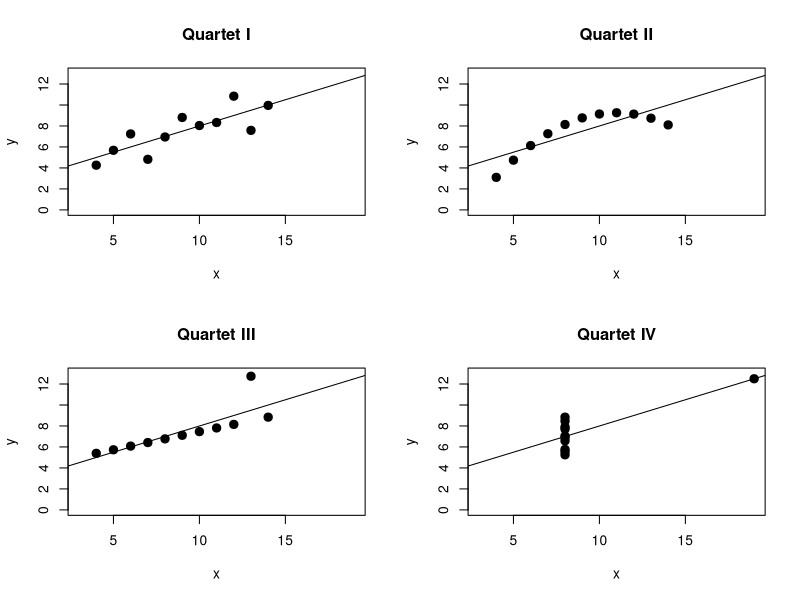
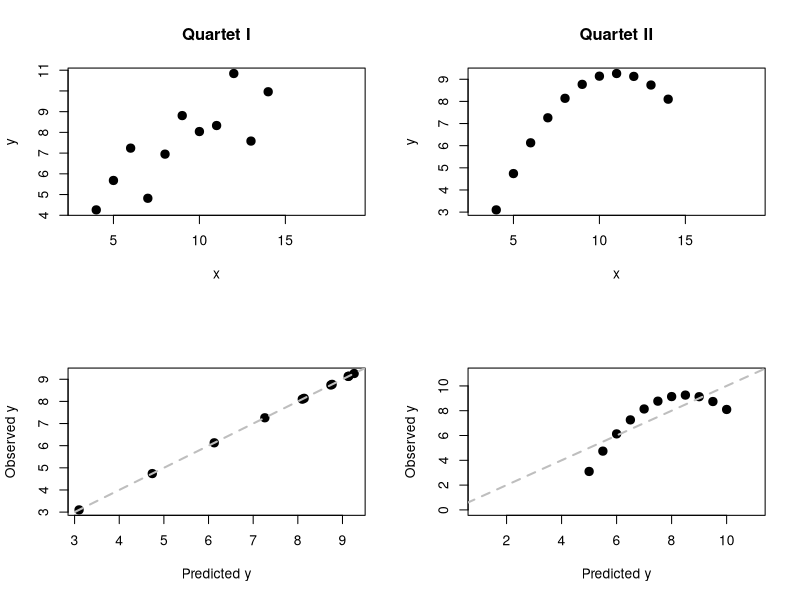
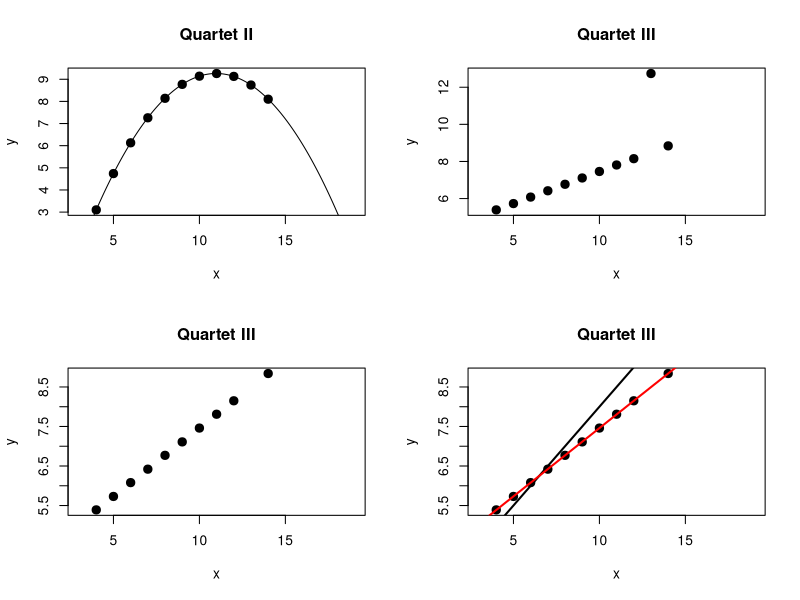
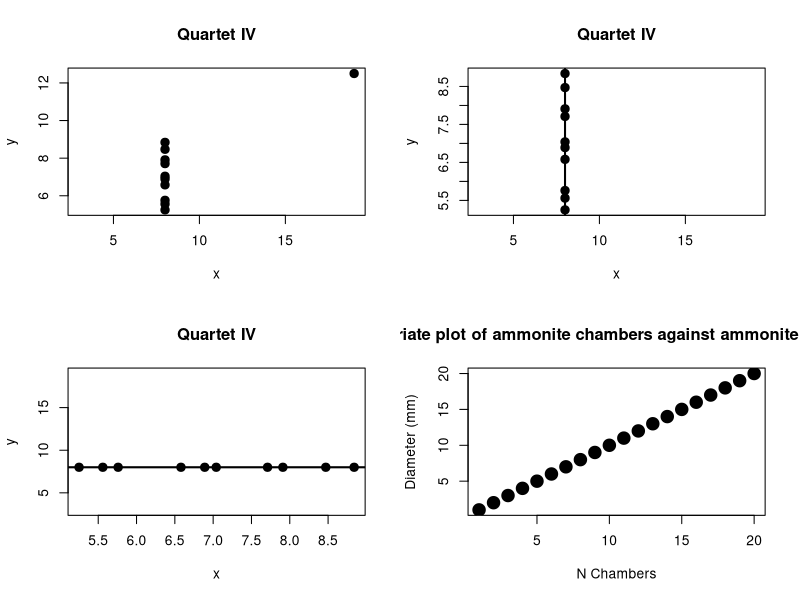
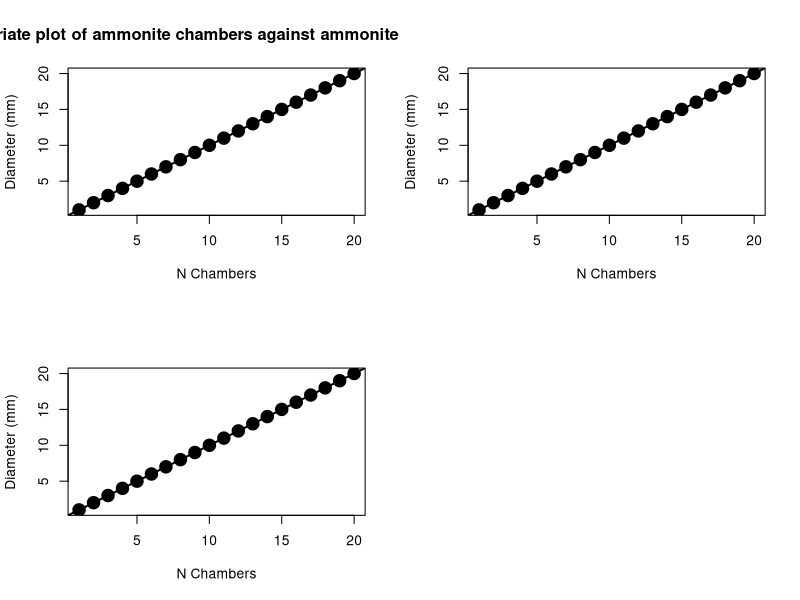
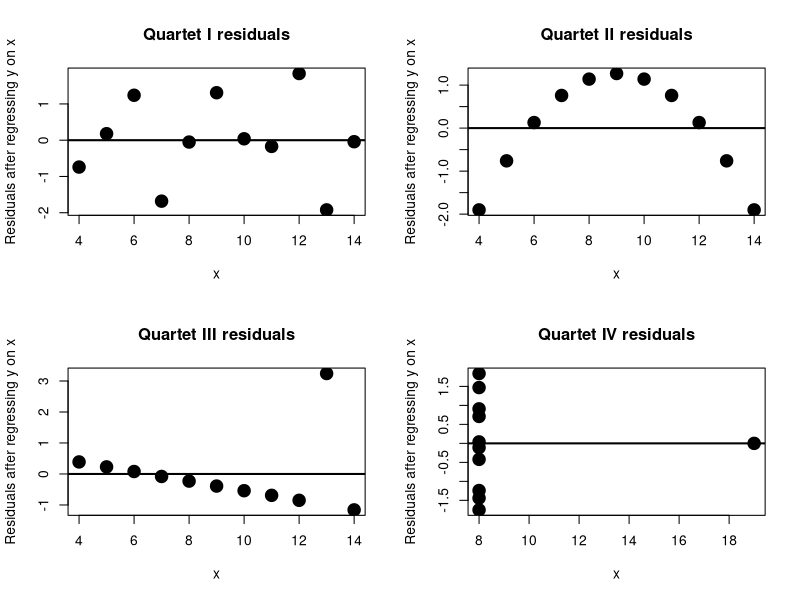
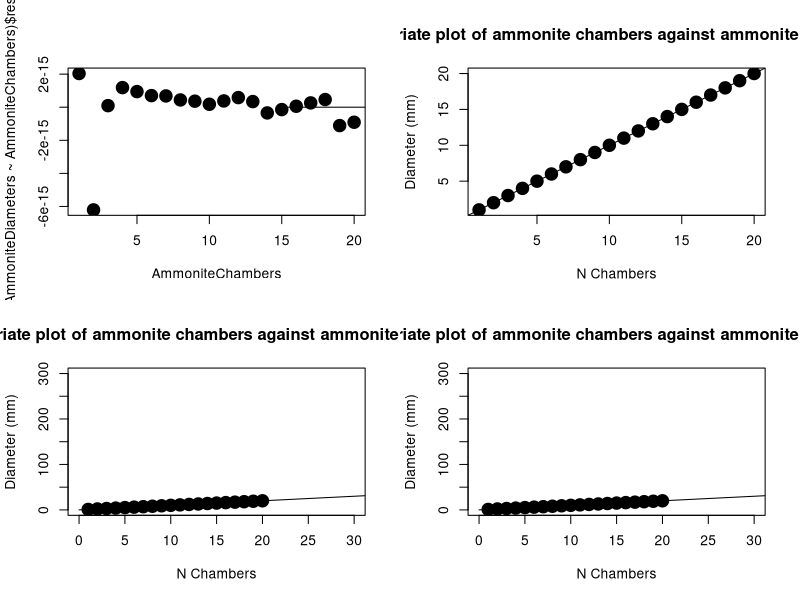
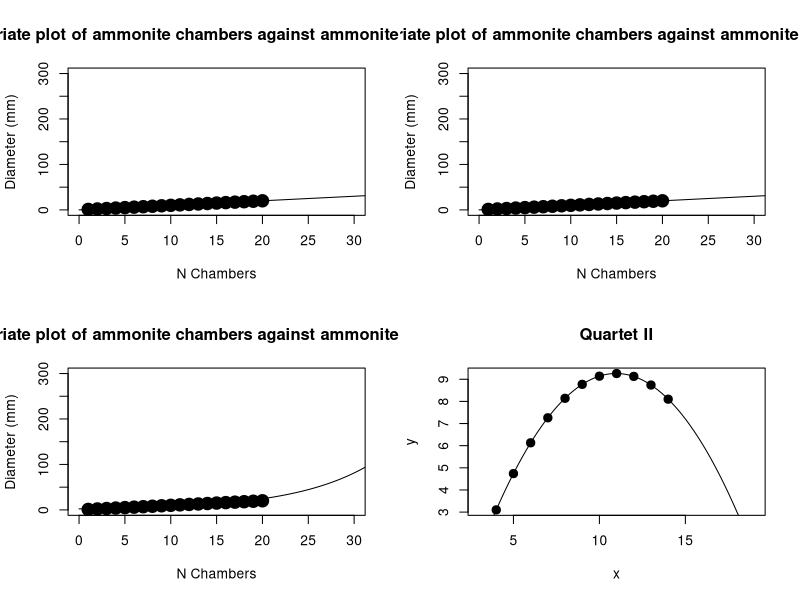

The R source for these figures, in order:
################################################################################
#                                                                              #
#                       PRACTICAL IV - BIVARIATE STATISTICS                    #
#                                                                              #
################################################################################

################################################################################
#                                                                              #
#                               TODAY's AIMS                                   #
#                                                                              #
# - LEARN TO DIAGNOSE APPROPRIATE AND INAPPROPRIATE APPROACHES TO BIVARIATE    #
#   DATA ANALYSIS USING ANSCOMBE"S QUARTET                                     #
# - APPLY BIVARIATE ANALYSIS TO YOUR OWN AMMONITE QUADRAT                      #
# - LEARN HOW TO USE REGRESSION AND CORRELATION TO MAKE DETERMINATIONS ABOUT   #
#   THE RELATIONSHIP BETWEEN TWO VARIABLES                                     #
#                                                                              #
################################################################################

# Before we start begin by setting your working directory as we did in
# Practicals 1-3. This is (still) a useful habit to get into!

# We will start today's practical by looking at the data from Anscombe's quartet
# that we encountered in lecture. Anscombe's paper was essentially making the
# same point as our two Lesson's: 1) Always plot your data, and 2) Don't rely
# on summary statistics (mean, sd, r etc.) to do the job of thinking about the
# data for you. First we will enter the data into R with separate x and y
# variables for each quartet (I-IV):
x1 <- c(10, 8, 13, 9, 11, 14, 6, 4, 12, 7, 5)
y1 <- c(8.04, 6.95, 7.58, 8.81, 8.33, 9.96, 7.24, 4.26, 10.84, 4.82, 5.68)
x2 <- c(10, 8, 13, 9, 11, 14, 6, 4, 12, 7, 5)
y2 <- c(9.14, 8.14, 8.74, 8.77, 9.26, 8.1, 6.13, 3.1, 9.13, 7.26, 4.74)
x3 <- c(10, 8, 13, 9, 11, 14, 6, 4, 12, 7, 5)
y3 <- c(7.46, 6.77, 12.74, 7.11, 7.81, 8.84, 6.08, 5.39, 8.15, 6.42, 5.73)
x4 <- c(8, 8, 8, 8, 8, 8, 8, 19, 8, 8, 8)
y4 <- c(6.58, 5.76, 7.71, 8.84, 8.47, 7.04, 5.25, 12.5, 5.56, 7.91, 6.89)

# We can combine these into a matrix with:
AnscombeQuartet <- cbind(x1, y1, x2, y2, x3, y3, x4, y4)

# Here we are using the cbind function which works like c, except it combines
# vectors of numbers together as columns in a matrix. You can also do this as
# rows with rbind. We should find our data now form a single table:
AnscombeQuartet

# NB: We were only able to combine the data in this way as each quartet is made
# up of exactly 11 values. If they were different lengths a list would be more
# appropriate (see the geologist, basketball player, and jockey heights example
# in the last practical). For now just visually confirm that each pair of x and
# y is unique, i.e., the data are different. (You should see x1 and x2 are
# identical, but as y1 and y2 are not the collective bivariate relationship
# should be different.) Before we plot our data we can perform some summary
# statistics on the data, first we will look at the mean of each set of
# x-values:
apply(AnscombeQuartet, 2, mean)[c("x1", "x2", "x3", "x4")]

# We should see they are all exactly 9. What about the y-values:
apply(AnscombeQuartet, 2, mean)[c("y1", "y2", "y3", "y4")]

# This time they are not exactly equal, but to two decimal places they are all
# 7.50. Certainly these are not large differences. Now we can do the same thing
# with the standard deviation of x-values:
apply(AnscombeQuartet, 2, sd)[c("x1", "x2", "x3", "x4")]

# You should see again they are identical (3.316625), even at six decimal
# places. What about our y-values:
apply(AnscombeQuartet, 2, sd)[c("y1", "y2", "y3", "y4")]

# Again they are not perfectly the same, but at two decimal places they are all
# 2.03. Now we can consider the bivariate relationships by first performing
# least squares linear regression (as we did in lecture with our ammonite
# sample). First our slopes::
lm(AnscombeQuartet[, "y1"] ~ AnscombeQuartet[, "x1"])$coefficients[2]
lm(AnscombeQuartet[, "y2"] ~ AnscombeQuartet[, "x2"])$coefficients[2]
lm(AnscombeQuartet[, "y3"] ~ AnscombeQuartet[, "x3"])$coefficients[2]
lm(AnscombeQuartet[, "y4"] ~ AnscombeQuartet[, "x4"])$coefficients[2]

# Note that they are not exactly identical, but at one decimal place they are
# all 0.5 (i.e., a positive relationship between x and y). And now our
# intercepts:
lm(AnscombeQuartet[, "y1"] ~ AnscombeQuartet[, "x1"])$coefficients[1]
lm(AnscombeQuartet[, "y2"] ~ AnscombeQuartet[, "x2"])$coefficients[1]
lm(AnscombeQuartet[, "y3"] ~ AnscombeQuartet[, "x3"])$coefficients[1]
lm(AnscombeQuartet[, "y4"] ~ AnscombeQuartet[, "x4"])$coefficients[1]

# Again they are not identical, but they are very close and at two decimal
# places they are indistinguishable. Next up we can perform a correlation, and
# get estimates for our Pearson's correlation coefficient, r:
cor.test(x = AnscombeQuartet[, "x1"], y = AnscombeQuartet[, "y1"])$estimate
cor.test(x = AnscombeQuartet[, "x2"], y = AnscombeQuartet[, "y2"])$estimate
cor.test(x = AnscombeQuartet[, "x3"], y = AnscombeQuartet[, "y3"])$estimate
cor.test(x = AnscombeQuartet[, "x4"], y = AnscombeQuartet[, "y4"])$estimate

# Again, we can see non-identical, but very similar values. This time
# indistinguishable at two decimal places. Note they also show a strong
# positive relationship between x and y. We can also get the probability that
# the true value for r is zero:
cor.test(x = AnscombeQuartet[, "x1"], y = AnscombeQuartet[, "y1"])$p.value
cor.test(x = AnscombeQuartet[, "x2"], y = AnscombeQuartet[, "y2"])$p.value
cor.test(x = AnscombeQuartet[, "x3"], y = AnscombeQuartet[, "y3"])$p.value
cor.test(x = AnscombeQuartet[, "x4"], y = AnscombeQuartet[, "y4"])$p.value

# These all show a low probability that the true r is zero and hence without
# further checks we might assume that x and y are always strongly positively
# correlated, here with p values being identical down to four decimal places
# (0.0022). But the whole point of Anscombe's paper is that we should not rely
# on these summary values alone, but initially plot the data as a check on our
# assumptions. We can plot all four quartets with:
par(mfrow = c(2, 2))
plot(x = x1, y = y1, xlim = c(3, 19), xlab = "x", ylab = "y", pch = 20, cex = 2,
  main = "Quartet I", ylim = c(0, 13))
lines(x = c(0, 25), y = c((0 * lm(AnscombeQuartet[, "y1"] ~
  AnscombeQuartet[, "x1"])$coefficients[2]) + lm(AnscombeQuartet[, "y1"] ~
  AnscombeQuartet[, "x1"])$coefficients[1], (25 * lm(AnscombeQuartet[, "y1"] ~
  AnscombeQuartet[, "x1"])$coefficients[2]) + lm(AnscombeQuartet[, "y1"] ~
  AnscombeQuartet[, "x1"])$coefficients[1]))
plot(x = x2, y = y2, xlim = c(3, 19), xlab = "x", ylab = "y", pch = 20, cex = 2,
  main = "Quartet II", ylim = c(0, 13))
lines(x = c(0, 25), y = c((0 * lm(AnscombeQuartet[, "y2"] ~
  AnscombeQuartet[, "x2"])$coefficients[2]) + lm(AnscombeQuartet[, "y2"] ~
  AnscombeQuartet[, "x2"])$coefficients[1], (25 * lm(AnscombeQuartet[, "y2"] ~
  AnscombeQuartet[, "x2"])$coefficients[2]) + lm(AnscombeQuartet[, "y2"] ~
  AnscombeQuartet[, "x2"])$coefficients[1]))
plot(x = x3, y = y3, xlim = c(3, 19), xlab = "x", ylab = "y", pch = 20, cex = 2,
  main = "Quartet III", ylim = c(0, 13))
lines(x = c(0, 25), y = c((0 * lm(AnscombeQuartet[, "y3"] ~
  AnscombeQuartet[, "x3"])$coefficients[2]) + lm(AnscombeQuartet[, "y3"] ~
  AnscombeQuartet[, "x3"])$coefficients[1], (25 * lm(AnscombeQuartet[, "y3"] ~
  AnscombeQuartet[, "x3"])$coefficients[2]) + lm(AnscombeQuartet[, "y3"] ~
  AnscombeQuartet[, "x3"])$coefficients[1]))
plot(x = x4, y = y4, xlim = c(3, 19), xlab = "x", ylab = "y", pch = 20, cex = 2,
  main = "Quartet IV", ylim = c(0, 13))
lines(x = c(0, 25), y = c((0 * lm(AnscombeQuartet[, "y4"] ~
  AnscombeQuartet[, "x4"])$coefficients[2]) + lm(AnscombeQuartet[, "y4"] ~
  AnscombeQuartet[, "x4"])$coefficients[1], (25 * lm(AnscombeQuartet[, "y4"] ~
  AnscombeQuartet[, "x4"])$coefficients[2]) + lm(AnscombeQuartet[, "y4"] ~
  AnscombeQuartet[, "x4"])$coefficients[1]))

# You should now be able to see that each data set is telling us a very
# different story, and that none of our summary statistics were able to reveal
# this - only plotting the data and using our eyes and brains does. We can go
# through the data sets one-by-one to try and make determinations of how they
# should each be dealt with. Let's start with the first one:
plot(x = x1, y = y1, xlim = c(3, 19), xlab = "x", ylab = "y", pch = 20,
  cex = 2, main = "Quartet I")

# This is what a lot of real data will look like and actually meets most of the
# assumptions we are making when we perform linear regression and correlation.
# You should see a clear relationship of a rise in y as x increases, but this
# is not a pure relationship (i.e., the points do not all fall on a perfectly
# straight line). This can indicate some degree of error in the measurements
# or that there are other contributing factors that explain changes in y than
# just x, or both. In this case we don't have to make any real changes and can
# treat our regression and correlation values as meaningful. I.e., there is a
# strong positive linear relationship between x and y. (We might worry that our
# data, x and y, are not normally distributed, but as we saw with univariate
# data this can be hard to determine when our sample size is small (here it is
# just 11). Tests that assume data are normally distributed are termed
# PARAMETRIC, and many will have some NON-PARAMETRIC alternative that "relaxes"
# this assumption. If we are really concerned about this here, we could use a
# non-parametric alternative to Pearson's r, termed Spearman's rho. It can be
# accessed through the same cor.test function (by adding a method option) and
# instead treats the data as ranked (i.e., like Moh's hardness scale the test
# only cares about the relative order of the data). Rho falls on the same kind
# of -1 to 1 scale as r and so values can be interpreted the same way:
cor.test(x = AnscombeQuartet[, "x1"], y = AnscombeQuartet[, "y1"],
  method = "spearman")$estimate
cor.test(x = AnscombeQuartet[, "x1"], y = AnscombeQuartet[, "y1"],
  method = "spearman")$p.value

# We still see a high (>0.8) value for our correlation coefficient (this time
# rho instead of r), again indicating a strong positive relationship. We also
# still see a low probability that the true value for rho is zero. This
# combined with our visual inspection that the relationship between x and y is
# linear should mean we are happy with our initial conclusion that x has a
# strong positive linear effect on y. Now let's look at quartet II:
plot(x = x2, y = y2, xlim = c(3, 19), xlab = "x", ylab = "y", pch = 20, cex = 2,
  main = "Quartet II")

# This time we should see a clear non-linear relationship between x and y. This
# means we should immediately abandon the idea we can perform either a linear
# regression or a correlation on this data as the values we get will be
# misleading. Furthermore, there is no simple replacement for correlation when
# the relationship is non-linear. We can, however, look at non-linear forms of
# regression. Specifically, we could fit a second-order polynomial to the data.
# In other words, we will make estimates for two "slopes" (a and b)
# and an intercept with the equation y = ax^2 + bx + c. We can do this by
# adding an extra option to the lm (linear model) function called "poly":
lm(AnscombeQuartet[, "y2"] ~ poly(AnscombeQuartet[, "x2"], 2))$coefficients

# These results reflect estimated values for c, b, and a, respectively. We can
# also use another function called predict to predict our observed values for y
# based on our sampled value of x with:
predict(lm(AnscombeQuartet[, "y2"] ~ poly(AnscombeQuartet[, "x2"], 2)))

# Compare these with the actual values:
AnscombeQuartet[, "y2"]

# You should see they are pretty close; we can make a different bivariate plot to
# show this:
plot(x = predict(lm(AnscombeQuartet[, "y2"] ~ poly(AnscombeQuartet[, "x2"], 2))),
  y = AnscombeQuartet[, "y2"], pch = 20, xlab = "Predicted y",
  ylab = "Observed y", cex = 2)
lines(x = c(0, 25), y = c(0, 25), lty = 2, lwd = 2, col = "Grey")

# You should see they all fall nicely on the grey dashed line which represents
# the 1:1 relationship - i.e., the line of perfect agreement. In other words
# our new curvilinear regression is doing a much better job of summarising the
# relationship between x and y than our linear regression did:
plot(x = predict(lm(AnscombeQuartet[, "y2"] ~ AnscombeQuartet[, "x2"])),
  y = AnscombeQuartet[, "y2"], pch = 20, xlab = "Predicted y",
  ylab = "Observed y", cex = 2, xlim =c(1, 11), ylim = c(0, 11))
lines(x = c(0, 25), y = c(0, 25), lty = 2, lwd = 2, col = "Grey")

# We can further visually confirm this by getting the coefficients (i.e., the
# values of a, b, and c) for our polynomial with:
PolyCoefficients <- lm(AnscombeQuartet[, "y2"] ~ poly(AnscombeQuartet[, "x2"],
  2, raw = TRUE))$coefficients

# Then set up a range of x values (here from 0 to 25), using a large number
# (1000) so that plotting them will look like a smooth curve:
xs <- seq(from = 0, to = 25, length.out = 1000)

# Now we can predict y-values for every value of x from the above (i.e., we are
# going to both interpolate and extrapolate):
y_pred <- ((xs^2) * PolyCoefficients[3]) + (xs * PolyCoefficients[2]) +
  PolyCoefficients[1]

# And finally we can plot the data and then the regression:
plot(x = x2, y = y2, xlim = c(3, 19), xlab = "x", ylab = "y", pch = 20, cex = 2,
  main = "Quartet II")
points(xs, y_pred, type = "l")

# You should see both a curvilinear line and a good fit between that line and
# the data. This is a more realistic model for the relationship between x and
# y, and shows us that there is not a clear linear response of y increasing
# (or decreasing) as we increase x. Instead it depends where we are along x as
# to how y will respond. This is thus more complex to interpret than our linear
# data, but for now you only need to know: 1) Not to fit a linear regression to
# data that are clearly non-linear and 2) More complex regressions are
# possible in R, for example using polynomials as we did here. Now let's
# move on to Quartet III:
plot(x = x3, y = y3, xlim = c(3, 19), xlab = "x", ylab = "y", pch = 20, cex = 2,
  main = "Quartet III")

# This is a clear outlier problem, with one apparently "rogue" value dragging
# the linear regression away from what would otherwise be a line that
# intersected every data point. As we have already encountered in Lecture if
# this were our own data we would want to double check the rogue value: was it
# measured badly? Was there a typo? Can we repeat the measurement to see if we
# get the same value again? For now, we will assume this is a bad value and
# remove it from the data. As it is the third value we can do this by subsetting
# our variable with a negative:
x3[-3]
y3[-3]

# This gives us the data without a specific value, i.e., the inverse of how we
# normally subset the data by asking for the values we do want to be returned.
# (Remember that this kind of trick can really help us in calculating
# probabilities too!) We can plot this to confirm the outlier is not included:
plot(x = x3[-3], y = y3[-3], xlim = c(3, 19), xlab = "x", ylab = "y", pch = 20,
  cex = 2, main = "Quartet III")

# You should now just see a "gap" where the outlier previously fitted in the
# sequence of values. We can now redo our linear regression without this value
# too:
lm(y3[-3] ~ x3[-3])$coefficients

# These are our intercept and slope. Remember the values we got with the
# outlier included:
lm(y3 ~ x3)$coefficients

# I.e., both our slope and intercept have changed considerably by removing the
# outlier. We can visually confirm this by plotting the two regression lines:
plot(x = x3[-3], y = y3[-3], xlim = c(3, 19), xlab = "x", ylab = "y", pch = 20,
  cex = 2, main = "Quartet III")
lines(x = c(0, 22), y = c(lm(y3 ~ x3)$coefficients[1],
  (22 * lm(y3 ~ x3)$coefficients[2]) + lm(y3 ~ x3)$coefficients[1]), lwd = 2)
lines(x = c(0, 22), y = c(lm(y3[-3] ~ x3[-3])$coefficients[1],
  (22 * lm(y3[-3] ~ x3[-3])$coefficients[2]) +
  lm(y3[-3] ~ x3[-3])$coefficients[1]), col = "Red", lwd = 2)

# Here our previous regression line is in black and our new one is in red. You
# should see that by excluding the outlier we are able to produce a line that
# is a much better fit to the remaining data and hence likely does a much
# better job of describing the relationship between x and y. Imagine we were
# fitting this line to make a prediction of what y would be when x was 100.
# Which line would do the better job? We can also revisit our correlation, as
# we are happy that x and y share a linear relationship. Previously we found a
# estimate for r of:
cor.test(x = x3, y = y3)$estimate

# And a probability that the true value of r was zero of:
cor.test(x = x3, y = y3)$p.value

# What happens when we remove our outlier?:
cor.test(x = x3[-3], y = y3[-3])$estimate
cor.test(x = x3[-3], y = y3[-3])$p.value

# You should see we now have almost a perfect linear response of y to x and an
# extremely low probability that r is actually zero. In other words, by
# including the outlier we were underestimating r considerably. Finally, we
# will turn to Quartet IV:
plot(x = x4, y = y4, xlim = c(3, 19), xlab = "x", ylab = "y", pch = 20, cex = 2,
  main = "Quartet IV")

# This appears to be another outlier problem as everything hinges on that one
# point at top right. Let's remind ourselves of the linear regression:
lm(y4 ~ x4)$coefficients

# And without the outlier (the 8th value):
lm(y4[-8] ~ x4[-8])$coefficients

# You should see that although the regression returns an intercept it has
# actually failed to work as it cannot produce a slope. The reason for this is
# that all the remaining x-values are now identical:
x4[-8]

# In other words the regression would be a vertical line (slope of infinity or
# minus infinity) and in this case there wouldn't really be an intercept as the
# line would be parallel to the y-axis. I.e., visually, it would look something
# like this:
plot(x = x4[-8], y = y4[-8], xlim = c(3, 19), xlab = "x", ylab = "y", pch = 20,
  cex = 2, main = "Quartet IV")
lines(x = c(8, 8), y = c(0, 100), lwd = 2)

# As discussed in Lecture this would indicate a failure of study design. I.e.,
# x was not varied enough to properly gauge the response of y. Alternatively,
# x and y might have been mislabelled. If that were the case the plot should
# really look like this:
plot(x = y4[-8], y = x4[-8], ylim = c(3, 19), xlab = "x", ylab = "y", pch = 20,
  cex = 2, main = "Quartet IV")
lines(x = c(0, 100), y = c(8, 8), lwd = 2)

# This time we would interpret the linear regression as having a slope of
# zero, i.e., x has no effect on y. We can also consider what happens to our
# correlation when the outlier is removed. Remember before that we got:
cor.test(x = x4, y = y4)$estimate
cor.test(x = x4, y = y4)$p.value

# Without our outlier we get:
cor.test(x = x4[-8], y = y4[-8])$estimate
cor.test(x = x4[-8], y = y4[-8])$p.value

# In other words the correlation fails as the data make no sense (relationship
# is either perfectly negatively OR positively correlated as slope is infinity
# or negative infinity).
#
# Collectively these quartets reiterate the two core lessons of this course: 1)
# Always plot your data, and 2) Summary statistics are not a substitute for
# thinking about your data. More specifically we have learned:
#   - Do not apply linear regression when the response of y to x does not
#     follow a straight line
#   - Do not apply correlation if this is the case as the answer is not
#     meaningful
#   - However, it is possible to fit more complex regressions in R (e.g., using
#     poly)
#   - If your conclusions hinge on a single data point they are not safe and
#     more generally if removing a single data point dramatically changes the
#     slope, intercept, r, or p-value (of r = 0) your conclusions are not safe
#
# Now you can apply these lessons to your own ammonite quadrat data. First you
# will want to get your diameters you measured last week (i.e., modify the
# line below to replace each ammonite's number with it's diameter in mm). If
# you saved your script from last week then you can just copy and paste that
# line over the top of this one:
AmmoniteDiameters <- c(1, 2, 3, 4, 5, 6, 7, 8, 9, 10, 11, 12, 13, 14, 15, 16,
  17, 18, 19, 20)

# Next you will count the number of chambers for each ammonite, again, these
# must be done in order for the regression and correlation to work. You will
# likely find that the printed version of your quadrat is too small for you to
# count the central chambers so it is advised you start by downloading the PDF
# version of your quadrat (i.e., modify the last part of this line to point to
# your unique quadrat as you did in the previous practical):
browseURL("https://github.com/graemetlloyd/statsforgeologists/raw/master/Ammonite_quadrats/Lower_Bed/X4.pdf")

# As with the diameters you should fill this data out on your sheet before
# entering it here (it is always good to have redundancy in this way). You
# should find that you can zoom in and out allowing you to better count the
# smaller central chambers. Once you are done, replace each ammonite number
# with the chamber count in the line below:
AmmoniteChambers <- c(1, 2, 3, 4, 5, 6, 7, 8, 9, 10, 11, 12, 13, 14, 15, 16,
  17, 18, 19, 20)

# Note that for linear regression we are assuming each of our two variables are
# normally distributed. We have already thought about this for our diameter data.
# We should ask ourselves the same question about our new chamber count data.
# However, we already know that it cannot be properly normally distributed as the
# normal distribution is a continuous distribution but our chambers are count,
# and hence discrete, data. In an ideal world we would not apply normal
# distribution assumptions to such data, but in the real world this problem occurs
# all the time so for now we will just continue as though our data are normally
# distributed. (NB: this assumption is related to the mean being a meaningful
# "middle" of the data, which is used when we infer our slope value.) We can
# begin by restating, from lecture, that we are considering the number of
# chambers to be the explanatory variable (x) and the diameter the response
# variable (y). We can visualise this by plotting N Chambers on our x-, and
# Diameter on our y-axis:
plot(x = AmmoniteChambers, y = AmmoniteDiameters, pch = 20, cex = 3,
  xlab = "N Chambers", ylab = "Diameter (mm)",
  main = "Bivariate plot of ammonite chambers against ammonite diameter")

# Does the data look like it shows a linear response of y to x? If so, what
# kind of slope (relationship) would it show out of positive (y increases as
# x increases), negative (y decreases as x increases), or none (y is unchanged
# as x increases)? Is this what we expected from Lecture?
#
# Let's make the next step and fit a regression line using the lm function:
lm(AmmoniteDiameters ~ AmmoniteChambers)$coefficients

# For this function we give it the response variable followed by a tilda (~)
# and then the explanatory variable. I.e., here AmmoniteDiameters ~
# AmmoniteChambers. We can also plot the data with the line included:
plot(x = AmmoniteChambers, y = AmmoniteDiameters, pch = 20, cex = 3,
  xlab = "N Chambers", ylab = "Diameter (mm)",
  main = "Bivariate plot of ammonite chambers against ammonite diameter")
abline(lm(AmmoniteDiameters ~ AmmoniteChambers), lwd = 2)

# For the (biased) sample of five ammonites in Lecture we came up with a slope
# of c. 20 and an intercept of c. -345. How close are your values to these?
# Check with a neighbour what values they got. Note that like other values we
# get from a sample our slope and intercept are just estimates of the "true"
# value we would get if we were able to sample all the data (i.e., all
# ammonites). We can thus express our uncertainty around our own sample
# using the confint ("CONFidence INTerval") function:
confint(lm(AmmoniteDiameters ~ AmmoniteChambers), level = 0.99)

# Here we get the range of values for our intercept and slope at a specified
# confidence level (here 99%). Just as with other confidence intervals (e.g.,
# as with the one-sample t-test we encountered last week) because we assume a
# normal distribution if we want 100% confidence we will get the negative
# infinity to positive infinity range:
confint(lm(AmmoniteDiameters ~ AmmoniteChambers), level = 1)

# Thus we must balance our desire for a high-level of confidence with our
# desire to give a narrow range of values. E.g., at 50% confidence you should
# see a narrower range than at 99%:
confint(lm(AmmoniteDiameters ~ AmmoniteChambers), level = 0.5)

# Once again, we can also visualise this data, but first we need to define a
# new function:
ConfidencePlot <- function(x, y, level, from, to, xlab, ylab) {
  Model <- lm(y ~ x)
  NewX <- seq(from = from, to = to, length.out = 1000)
  PredictedValues <- predict(Model, newdata = data.frame(x = NewX),
  interval = "confidence", level = level)
  plot(y ~ x, type = "n", xlab = xlab, ylab = ylab)
  polygon(c(rev(NewX), NewX), c(rev(PredictedValues[, 3]),
  PredictedValues[, 2]), col = "Grey", border = NA)
  abline(Model, lwd = 2)
  points(x = x, y = y, pch = 20, cex = 3)
}

# First try plotting at 99% confidence:
ConfidencePlot(x = AmmoniteChambers, y = AmmoniteDiameters, level = 0.99,
  from = 15, to = 35, xlab = "N Chambers", ylab = "Diameter (mm)")

# You should see the interaction of slope and intercept uncertainties lead to
# curved edges to the confidence interval (shown as a grey polygon around the
# regression line), which is narrowest at the middle (near the mean). If we
# go for a 50% confidence interval you should see the polygon shrinks:
ConfidencePlot(x = AmmoniteChambers, y = AmmoniteDiameters, level = 0.50,
  from = 15, to = 35, xlab = "N Chambers", ylab = "Diameter (mm)")

# We will discuss confidence intervals in more detail later in the course. For
# now we will move on to another useful tool in regression called RESIDUALS.
# These are the results we get by subtracting our regression line from the
# data. You can also think of this as rotating the regression line until it is
# horizontal, pulling the data points with it. The purpose of this approach is
# to confirm the appropriateness of the regression in the first place. I.e.,
# any remaining structure in the data ought to be indistinguishable from
# random noise. Before you apply this to your own data let's look at the
# residuals of linear regression applied to Anscombe's quartet:
par(mfrow = c(2, 2))
plot(x = x1, y = lm(y1 ~ x1)$residuals, cex = 3, pch = 20, xlab = "x",
  ylab = "Residuals after regressing y on x", main = "Quartet I residuals")
lines(x = c(0, 20), y = c(0, 0), lwd = 2)
plot(x = x2, y = lm(y2 ~ x2)$residuals, cex = 3, pch = 20, xlab = "x",
  ylab = "Residuals after regressing y on x", main = "Quartet II residuals")
lines(x = c(0, 20), y = c(0, 0), lwd = 2)
plot(x = x3, y = lm(y3 ~ x3)$residuals, cex = 3, pch = 20, xlab = "x",
  ylab = "Residuals after regressing y on x", main = "Quartet III residuals")
lines(x = c(0, 20), y = c(0, 0), lwd = 2)
plot(x = x4, y = lm(y4 ~ x4)$residuals, cex = 3, pch = 20, xlab = "x",
  ylab = "Residuals after regressing y on x", main = "Quartet IV residuals")
lines(x = c(0, 20), y = c(0, 0), lwd = 2)

# The horizontal line here thus represents our linear regression. You should
# see that only Quartet I really fits the idea of random (noisy) structure
# left in the residuals. Quartet II shows a curvilinear relationship, Quartet
# III has a linear relationship that has not been captured due to the outlier
# and Quartet IV still shows the same non-variance of x-values from before. We
# can use this as a backdrop for interpreting the residuals of the ammonite
# data:
plot(x = AmmoniteChambers, y = lm(AmmoniteDiameters ~
  AmmoniteChambers)$residuals, cex = 3, pch = 20)
lines(x = c(15, 35), y = c(0, 0))

# Can you see any clear linear or curvilinear patterns? Or does this look more
# like Quartet I's residuals (i.e., random noise)?
#
# You might be happy that if you knew nothing else about your data that a
# linear model makes sense. However, we discussed in Lecture multiple reasons
# that we might not consider a linear model to be a good explanation.
# Specifically:
#
# 1. Looking at chamber sizes from the ammonites it should be clear that they
#    differ in size and so adding each chamber should not lead to a *fixed*
#    increase in diameter.
# 2. The intercept is a large negative value yet at zero chambers our ammonite
#    should logically be zero too.
# 3. There is *some* suggestion that the data visually exhibit a curvilinear
#    relationship.
#
# Previously we fitted a polynomial model to our data for Quartet II so we can
# begin by trying that here and plotting the results:
plot(x = AmmoniteChambers, y = AmmoniteDiameters, cex = 3, pch = 20, xlab =
  "N Chambers", ylab = "Diameter (mm)", main =
  "Bivariate plot of ammonite chambers against ammonite diameter")
lines(x = seq(from = 0, to = 40, length.out = 1000), y =
  predict(lm(AmmoniteDiameters ~ poly(AmmoniteChambers, 2, raw = TRUE)), newdata
  = data.frame(AmmoniteChambers = seq(from = 0, to = 40, length.out = 1000))))

# You will likely see a curve with a slope that gets steeper as number of
# chambers increases. However, it might not look very different from a straight
# line. Let's repeat the plot again, but with our x- and y-axes expanded
# outwards (using the xlim and ylim options) to better see what the model is
# suggesting about the relationship between x and y:
plot(x = AmmoniteChambers, y = AmmoniteDiameters, cex = 3, pch = 20, xlim =
  c(0, 30), ylim = c(0, 300), xlab = "N Chambers", ylab = "Diameter (mm)",
  main = "Bivariate plot of ammonite chambers against ammonite diameter")
lines(x = seq(from = 0, to = 40, length.out = 1000), y =
  predict(lm(AmmoniteDiameters ~ poly(AmmoniteChambers, 2, raw = TRUE)), newdata
  = data.frame(AmmoniteChambers = seq(from = 0, to = 40, length.out = 1000))))

# We should see that this model doesn't really make any sense as if we
# extrapolate backwards to younger (fewer chambered) ammonites then at a certain
# point the model flips and predicts larger juveniles. So this is also a bad
# model. Just for completeness we can also look at our linear model this way:
plot(x = AmmoniteChambers, y = AmmoniteDiameters, cex = 3, pch = 20, xlim =
  c(0, 30), ylim = c(0, 300), xlab = "N Chambers", ylab = "Diameter (mm)",
  main = "Bivariate plot of ammonite chambers against ammonite diameter")
lines(x = seq(from = 0, to = 40, length.out = 1000), y =
  predict(lm(AmmoniteDiameters ~ AmmoniteChambers), newdata
  = data.frame(AmmoniteChambers = seq(from = 0, to = 40, length.out = 1000))))

# Here we can see as we extrapolate backwards that very quickly we are predicting
# negative ammonite diameters in younger individuals. What we really want here is
# an exponential curve that describes the phenomenon we observe - i.e., a
# MONOTONIC rise in diameter as chamber number increases, but one where the amount
# that diameter increases also increases with chamber number. At the same time we
# want to make sure our intercept is (or is close to) zero as this makes logical
# sense in describing the age-size relationship for any organism.
#
# This latter goal is known as REGRESSION THROUGH THE ORIGIN as it forces the line
# through the 0,0 point of our plot. We can do this with lm by adding a "0 +" to
# the formula and plot the results with:
plot(x = AmmoniteChambers, y = AmmoniteDiameters, cex = 3, pch = 20, xlim =
  c(0, 30), ylim = c(0, 300), xlab = "N Chambers", ylab = "Diameter (mm)",
  main = "Bivariate plot of ammonite chambers against ammonite diameter")
lines(x = seq(from = 0, to = 40, length.out = 1000), y =
  predict(lm(AmmoniteDiameters ~ 0 + AmmoniteChambers), newdata
  = data.frame(AmmoniteChambers = seq(from = 0, to = 40, length.out = 1000))))

# We can see that this does pass through 0,0, but now the model is not a good fit
# to the data. We can try the same thing with the polynomial:
plot(x = AmmoniteChambers, y = AmmoniteDiameters, cex = 3, pch = 20, xlim =
  c(0, 30), ylim = c(0, 300), xlab = "N Chambers", ylab = "Diameter (mm)",
  main = "Bivariate plot of ammonite chambers against ammonite diameter")
lines(x = seq(from = 0, to = 40, length.out = 1000), y =
  predict(lm(AmmoniteDiameters ~ 0 + poly(AmmoniteChambers, 2, raw = TRUE)),
  newdata = data.frame(AmmoniteChambers = seq(from = 0, to = 40,
  length.out = 1000))))

# Again, this doesn't quite get us where we want as we still predict some
# negative diameter younger individuals. Really here we need a different model,
# one with exponential (exp()) built in:
plot(x = AmmoniteChambers, y = AmmoniteDiameters, cex = 3, pch = 20, xlim =
  c(0, 30), ylim = c(0, 300), xlab = "N Chambers", ylab = "Diameter (mm)",
  main = "Bivariate plot of ammonite chambers against ammonite diameter")
lines(x = seq(from = 0, to = 40, length.out = 1000), y =
  predict(lm(AmmoniteDiameters ~ exp(0.12 * AmmoniteChambers) - 1), newdata =
  data.frame(AmmoniteChambers = seq(from = 0, to = 40, length.out = 1000))))

# You should see this model is still not perfect but gets us closer than
# anything else. We can also use this model to get predicted ammonite diameters
# for one to 50 chambers with:
predict(lm(AmmoniteDiameters ~ exp(0.12 * AmmoniteChambers) - 1), newdata =
  data.frame(AmmoniteChambers = 1:50))

# Compare some of these with your own measured values. How well does the model
# do?
#
# Even though we know the true relationship is likely curved in this way (and
# not a straight line) we do also suspect it is monotonic, i.e., as we
# increase x, y will consistently increase too (and not decrease). Thus
# although we should not use a Pearson Correlation coefficient here we can
# (as above) try the Spearman rank correlation instead:
cor.test(x = AmmoniteChambers, y = AmmoniteDiameters, method = "spearman")

# What you will most likely see here is that R gives us a warning that ties
# are hampering the calculation. This is because Spearman's rank assumes the
# data can be ranked perfectly without ties (e.g., no joint second largest
# value. To search for ties we can use the duplicated() function. First on
# the diameters:
duplicated(AmmoniteDiameters)

# Then on the chambers:
duplicated(AmmoniteChambers)

# This is a logical (returning TRUE if a duplicate is found and FALSE if
# not). What you will most likely see is very few if any duplicates in your
# diameters but mutliple in your chambers. Again, this is because our chambers
# are count (discrete) data and hence ties are more likely to happen.
#
# Unfortunately this means we cannot exactly compute a p-value for our data.
# However, we can use the exact = FALSE option to get an approximate one.
# (Remember that this is the probability that the true correlation is zero
# and by extension that the true relationship between the two variables is
# no relationship - x does not affect y.) We can do this with:
cor.test(x = AmmoniteChambers, y = AmmoniteDiameters, method = "spearman",
  exact = FALSE)$estimate

# You will likely get a strong positive value, which is what we should expect.
# You can get the estimated p-value with:
cor.test(x = AmmoniteChambers, y = AmmoniteDiameters, method = "spearman",
  exact = FALSE)$p.value

# This should be pretty small and smaller than what we got in Lecture because
# your sample size is larger and hence we are more confident that zero is an
# unlikely true value for the correlation coefficient.
#
# To finish we will look at a third statistic for bivariate data called the
# COEFFICIENT OF DETERMINATION, and often abbreviated to R^2 (r-squared).
# This is derived directly from a regression and represents the proportion of
# y that can be explained by x (under the specific type of regression used).
# We might naively assume that r-squared is the same as our Pearson's
# correlation coefficient (r), squared. However, this is only true when the
# regression line being fit is linear. In other words, although correlation
# is only meaningful when the response of y to x is linear the coefficient of
# determination is meaningful regardless of the shape of the regression. We
# can illustrate this by revisiting Quartet II:
plot(x = x2, y = y2, xlim = c(3, 19), xlab = "x", ylab = "y", pch = 20, cex = 2,
  main = "Quartet II")
points(xs, y_pred, type = "l")

# Here we fitted a polynomial regression to the data and we can see that it
# is an excellent fit. We might realistically expect, then, x to explain a
# very large proportion of y, i.e., to have an r-squared of close to one. We
# can get the exact value by using the summary function for our model and the
# $r.squared part of the output:
summary(lm(y2 ~ poly(x2, 2, raw = TRUE)))$r.squared

# You should see a value that is indeed very close to one. We can compare this
# to our (inappropriate) linear regression for the same data:
summary(lm(y2 ~ x2))$r.squared

# You should get a notably lower value. Thus r-squared can be a useful tool
# in comparing different explanatory models for the same data. But as always,
# plotting should be applied first to gauge the appropriateness of these. You
# can now apply this to your own ammonite data, first for the linear model:
summary(lm(AmmoniteDiameters ~ AmmoniteChambers))$r.squared

# Then for the exponential model:
summary(lm(AmmoniteDiameters ~ exp(0.12 * AmmoniteChambers) - 1))$r.squared

# What value did you find? Which model does this suggest does the better job?
#
# Finally, you can compare the linear value to the square of the correlation
# coefficient (r) you got earlier:
cor.test(x = AmmoniteChambers, y = AmmoniteDiameters)$estimate ^ 2

# You should see this is the same as your R-squared because in this case the
# regression is linear. Note that squaring a negative correlation will return
# a positive value (i.e., r-squared runs on a 0 to 1 scale) as it does not
# make sense for x to explain a negative proportion of the data. In other
# words, collectively regression, correlation, and the coefficient of
# determination are tools that tell you different things about the relationship
# between x and y.

################################################################################
#                                                                              #
#                                     MCQ                                      #
#                                                                              #
# You are now ready to attempt this week's MCQ which is a series of ten        #
# multiple choice questions (MCQs) on last week's lecture and this practical.  #
# This is on Minerva: SOEE1475 > Statistics resources > MCQ.                   #
#                                                                              #
################################################################################
